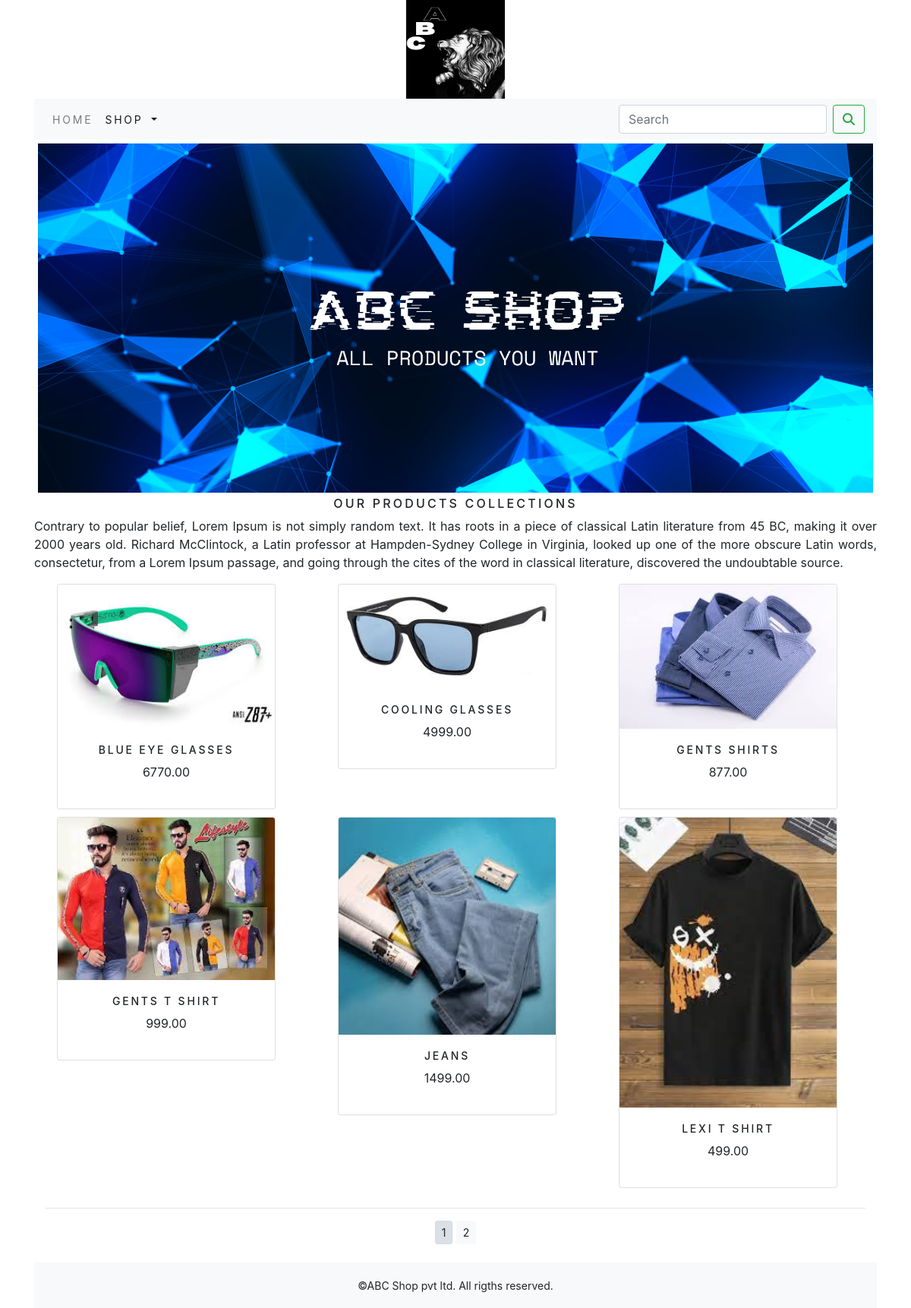
The app's page /shop/ with its own data.
### shop/models.py (models this page shows, shortened)
class Product(models.Model):
    name=models.CharField(max_length=250,unique=True)
    slug=models.SlugField(max_length=250,unique=True)
    description=models.TextField(blank=True)
    image=models.ImageField(upload_to='product',blank=True)
    category=models.ForeignKey(Category, on_delete=models.CASCADE)
    price=models.DecimalField(max_digits=10,decimal_places=2)
    stock=models.IntegerField()
    available=models.BooleanField(default=True)
    created=models.DateTimeField(auto_now_add=True)
    updated=models.DateTimeField(auto_now=True)
    class Meta:
        ordering=('name',)
        verbose_name='product'
        verbose_name_plural='products'
    def get_url(self):
        return reverse('shop:prodCatdetail',args=[self.category.slug, self.slug])

### shop/views.py (the view)
# urls.py: path('',views.allProdCat,name='allProdCat'),
def allProdCat(request,c_slug=None):
    c_page=None
    products_list=None
    if c_slug!=None:
        c_page=get_object_or_404(Category,slug=c_slug)
        products_list=Product.objects.all().filter(category=c_page,available=True)
    else:
        products_list=Product.objects.all().filter(available=True)
    paginator=Paginator(products_list, 6)
    try:
        page=int(request.GET.get('page','1'))
    except:
        page=1
    try:
        products=paginator.page(page)
    except (EmptyPage, InvalidPage):
        products=paginator.page(paginator.num_pages)
    return render(request,"category.html", {'category':c_page,'products':products})

### cart/context_processors.py (called while the page is built)
def counter(request):
    item_count=0
    if 'admin' in request.path:
        return {}
    else:
        try:
            cart=Cart.objects.filter(cart_id=_cart_id(request))
            cart_items=CartItem.objects.all().filter(cart=cart[:1])
            for cart_item in cart_items:
                item_count += cart_item.quantity
        except Cart.DoesNotExist:
            item_count=0
    return dict(item_count=item_count)

### cart/views.py (called while the page is built)
def _cart_id(request):
    cart=request.session.session_key
    if not cart:
        cart=request.session.create()
    return cart

### shop/context_processors.py (called while the page is built)
def menu_links(request):
    links = Category.objects.all()
    return dict(links=links)

### shop/models.py (called while the page is built)
    def get_url(self):
        return reverse('shop:products_by_category',args=[self.slug])

### templates/category.html (shortened to what this page needs)
{% extends 'base.html' %}
{% load static %}
{% block content %}
<div class="mx_auto">
    {% if category %}
        <img class = "my_image" src = "{{category.image.url}}" alt="{{category.name}}">
</div>
<br>
<div>
        <h1 class="text-center my_title">{{category.name}}</h1>
        <p class="text-justify">{{category.description}}</p>
</div>
    {% else %}
<div>
<img class="my_image my_image_padding" src="{% static 'img\banner.png' %}" alt="Our products">
</div>
<div>
    <h1 class="text-center my_title"> Our products Collections </h1>
    <p class="text-justify"> Contrary to popular belief, Lorem Ipsum is not simply random text. It has roots in a piece of classical Latin literature from 45 BC, making it over 2000 years old. Richard McClintock, a Latin professor at Hampden-Sydney College in Virginia, looked up one of the more obscure Latin words, consectetur, from a Lorem Ipsum passage, and going through the cites of the word in classical literature, discovered the undoubtable source.</p>
</div>
    {% endif %}
<div class="container">
    <div class="row">
        {% for product in products.object_list %}
        <div class="col-4">
            <div class="my_bottom_margin col-9 col-sm-12 col-md-4 col-md-12 col-lg-4">
                <div class="card text-center" style="min-width:18rem;">
                    <a href="{{product.get_url}}"><img class="card-img-top my_image"src ="{{product.image.url}}" alt="{{product.name}}"></a>
                <div class="card-body">
                    <h4>{{product.name}}</h4>
                    <p>{{product.price}}</p>
                </div>
                </div>
            </div>
        </div>
        {% endfor %}
    </div>
    <div class="mx-auto">
        {% if products.paginator.num_pages > 1 %}
        <hr>
        <div class="text-center">
            {% for pg in products.paginator.page_range %}
                <a href = "?page={{pg}}" class="btn btn-light btn-sm {% if products.number == pg %} active {% endif %}">{{pg}}</a>
            {% endfor %}
        </div>
        {% endif %}
    </div>
    <br>
</div>
{% endblock %}

### templates/base.html (shortened to what this page needs)
{% load static %}
<!DOCTYPE html>
<html lang="en">
<head>
    <link rel ="stylesheet" href="{% static 'css/custom.css' %}" >
        <link rel="stylesheet" href="{% static 'css/bootstrap.min.css' %}" >
</head>
<body>
<div class = "container">
    {% include 'header.html' %}
    {% include 'nav.html' %}
    {% block content %}
    {% endblock %}
</div>
    {% include 'footer.html' %}
</body>
</html>

### templates/header.html
{% load static %}
<header>
    <center>
        <a href = "{% url 'shop:allProdCat' %}"><img src="{% static 'img/logo.png' %}" alt="logimage" width="130px;" height="130px;"></a>
    </center>
</header>

### templates/nav.html (shortened to what this page needs)
<nav class="navbar navbar-expand-lg navbar-light bg-light">
  <div class="collapse navbar-collapse" id="navbarSupportedContent">
    <ul class="navbar-nav mr-auto">
      <li class="nav-item">
        <a class="nav-link" href="">Home</a>
      </li>
      <li class="nav-item dropdown {% if 'shop' in request.path %} active {% endif %}">
        <a class="nav-link dropdown-toggle" href="#" id="navbarDropdown" role="button" data-toggle="dropdown" aria-haspopup="true" aria-expanded="false">
          Shop
        </a>
      </li>
    </ul>
    <form class="d-flex" action="{% url 'search_app:SearchResult' %}" method="get">
      <input class="form-control mr-sm-2" type="search" placeholder="Search" name="q" aria-label="Search">
      <button class="btn btn-outline-success my-2 my-sm-0" type="submit"><i class="fa fa-search"></i>
</button>
    </form>
  </div>
</nav>

### templates/footer.html
<div class ="footer navbar-fixed-bottom my_footer">
<p class = "text-center">©ABC Shop pvt ltd. All rigths reserved.</p>
</div>

### static/css/custom.css (style rules this page uses)
.nav-item { letter-spacing : .2em; font-size :14px; text-transform : uppercase; }
.my_footer { background-color:#f8f9fa; height:60px; }
.my_footer p { padding-top:20px; font-size:14px; }
.my_image { width:100%; height:auto; }
.my_title { font-size:16px; text-transform:uppercase; letter-spacing:.2em; }
.my_image_padding { padding:5px; }
.my_bottom_margin { margin-bottom:10px; }
.card-body h4 { font-size:14px; text-transform:uppercase; letter-spacing:.2em; }

### records on screen
Product: image (picture), name "BLUE EYE GLASSES", price "6770.00"
Product: image (picture), name "COOLING GLASSES", price "4999.00"
Product: image (picture), name "GENTS SHIRTS", price "877.00"
Product: image (picture), name "GENTS T SHIRT", price "999.00"
Product: image (picture), name "JEANS", price "1499.00"
Product: image (picture), name "LEXI T SHIRT", price "499.00"

### other values on screen
{{ pg }} "1" "2"
